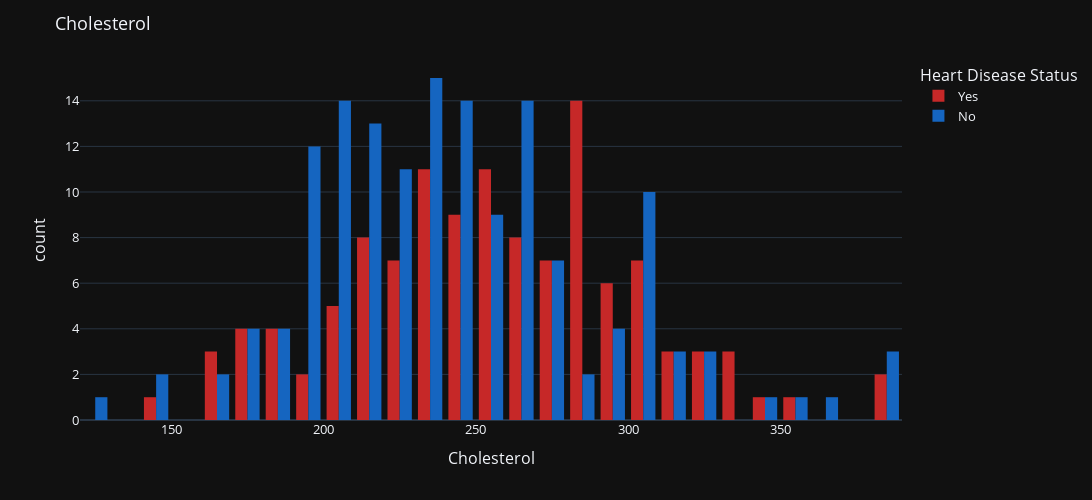

Notebook code for this chart:
### Markdown cell above
Cholesterol can build up in the arteries, leading to atherosclerosis and increasing the risk of heart disease.

### Code cell
histplot("Cholesterol", width=1200, text_auto=False)

### Figure 1 — Plotly figure (JSON) as saved in the notebook; plotly's stock layout.template omitted (floating-point values rounded to 4 significant figures; data arrays with more than 128 entries replaced by an {"elided": "..."} marker saying what was removed)
{"data": [{"alignmentgroup": "True", "bingroup": "x", "hovertemplate": "Heart Disease=1<br>Cholesterol=%{x}<br>count=%{y}<extra></extra>", "legendgroup": "1", "marker": {"color": "#C62828", "pattern": {"shape": ""}}, "name": "Yes", "nbinsx": 40, "offsetgroup": "1", "orientation": "v", "showlegend": true, "type": "histogram", "x": [322, 261, 256, 239, 293, 380.5, 234, 311, 203, 229, 230, 229, 326, 200, 256, 207, 273, 223, 218, 149, 197, 246, 225, 315, 166, 249, 281, 305, 276, 319, 243, 260, 309, 218, 198, 270, 243, 330, 266, 206, 212, 275, 234, 237, 289, 254, 274, 258, 177, 327, 305, 249, 288, 283, 188, 286, 274, 267, 230, 269, 212, 246, 249, 212, 233, 283, 282, 230, 167, 224, 217, 228, 231, 244, 259, 282, 254, 299, 294, 298, 231, 254, 380.5, 172, 184, 269, 174, 282, 304, 300, 258, 299, 289, 309, 288, 216, 239, 254, 330, 263, 341, 307, 219, 255, 164, 177, 274, 268, 253, 248, 185, 282, 188, 290, 353, 335, 206, 284, 229, 286], "xaxis": "x", "yaxis": "y"}, {"alignmentgroup": "True", "bingroup": "x", "hovertemplate": "Heart Disease=0<br>Cholesterol=%{x}<br>count=%{y}<extra></extra>", "legendgroup": "0", "marker": {"color": "#1565C0", "pattern": {"shape": ""}}, "name": "No", "nbinsx": 40, "offsetgroup": "0", "orientation": "v", "showlegend": true, "type": "histogram", "x": {"elided": "150 float values"}, "xaxis": "x", "yaxis": "y"}], "layout": {"barmode": "group", "font": {"size": 13}, "height": 500, "legend": {"title": {"text": "Heart Disease Status"}, "tracegroupgap": 0}, "margin": {"t": 60}, "title": {"text": "Cholesterol"}, "width": 1200, "xaxis": {"anchor": "y", "domain": [0, 1], "title": {"text": "Cholesterol"}}, "yaxis": {"anchor": "x", "domain": [0, 1], "title": {"text": "count"}}}}
